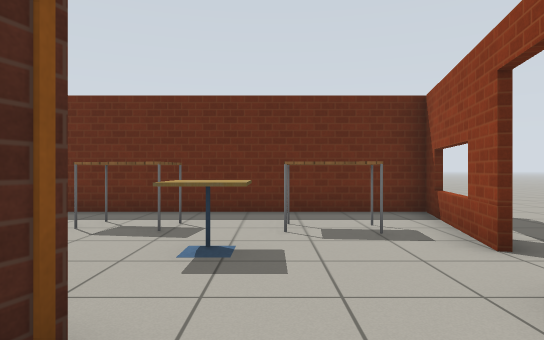
[1] (above)

20 first-person views from a walk through a world built for the Gazebo simulator. The camera is 0.9 m above the floor, looks level and sees 75° across. The lines on the ground mark 1 m squares. The floor is counted in squares, 1 m on a side. Each view is taken from the middle of a square. On the plan, view 1 faces up. The plan holds only what a view shows up to about 12 squares ahead; the rest is blank. The robots in the file are not drawn. Simple patterns stand in for the simulator's built-in surfaces. Some surface patterns are stand-ins.

[2]
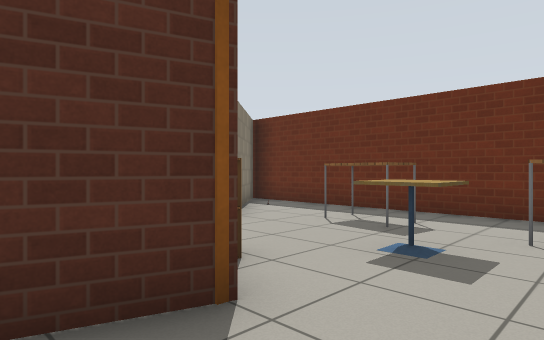

[3]
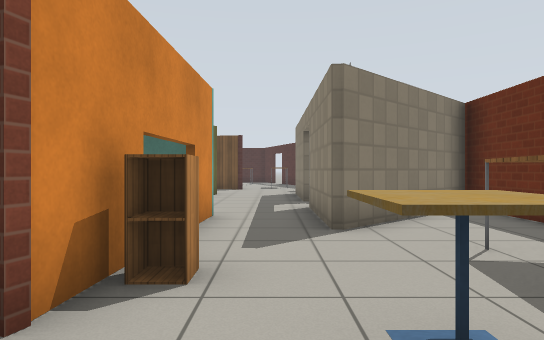

[4]
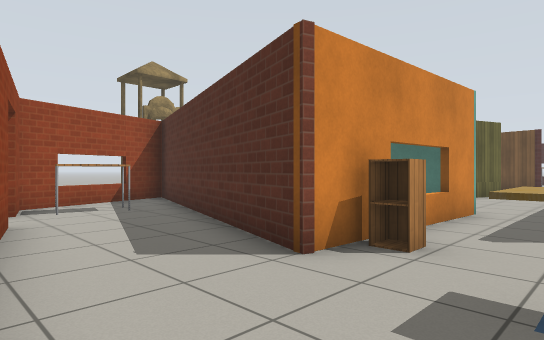

[5]
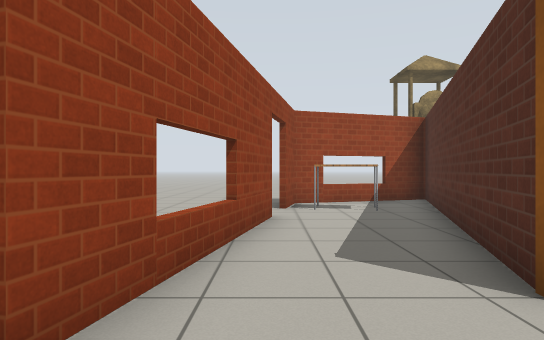

[6]
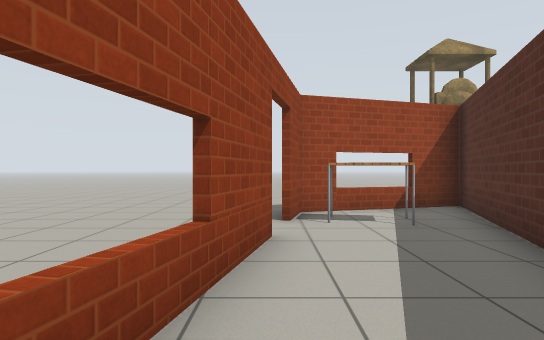

[7]
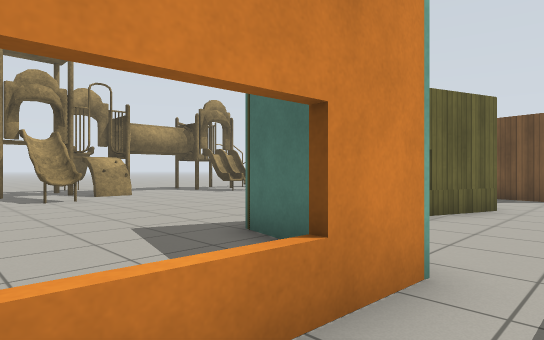

[8]
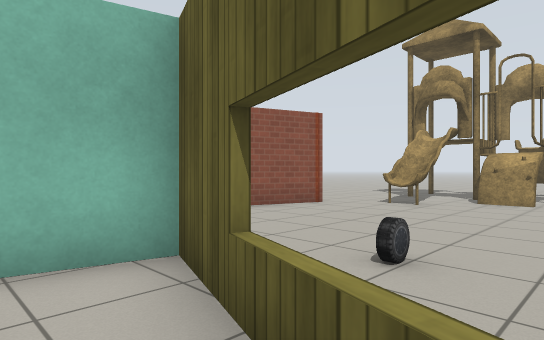

[9]
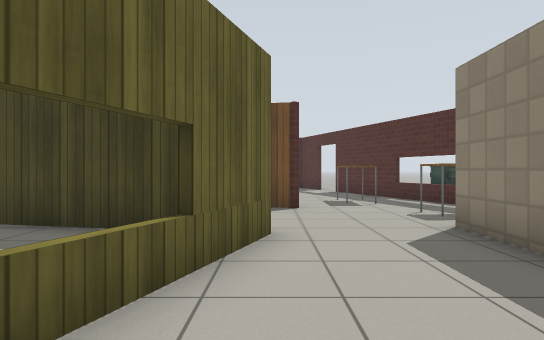

[10]
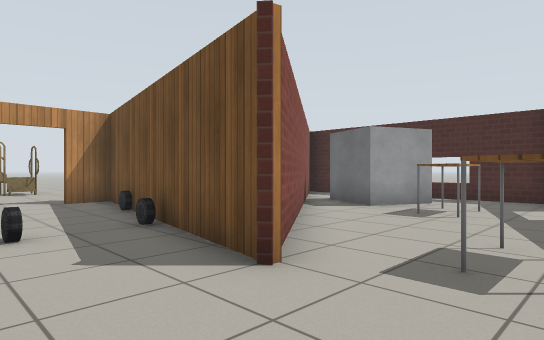

[11]
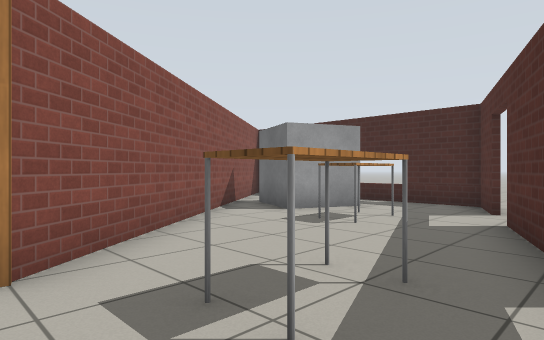

[12]
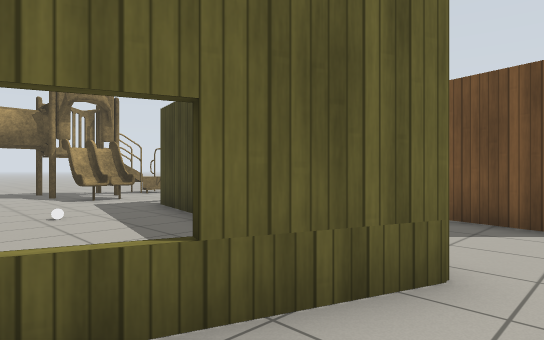

[13]
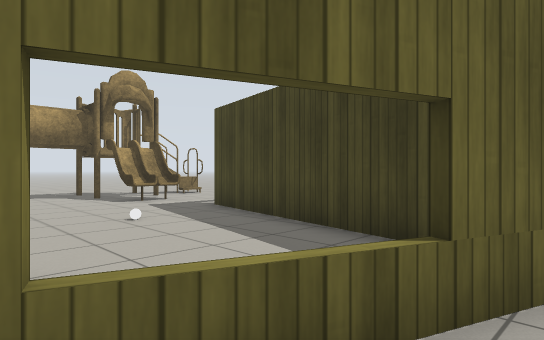

[14]
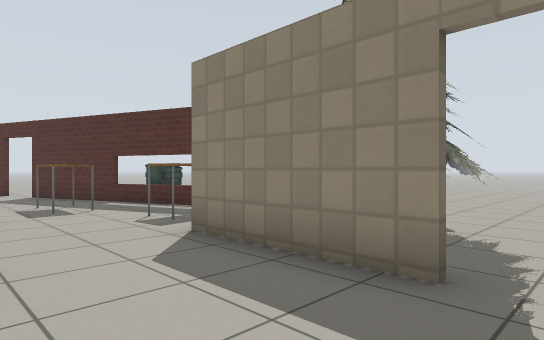

[15]
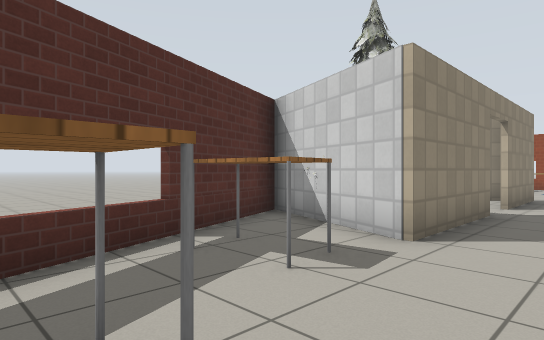

[16]
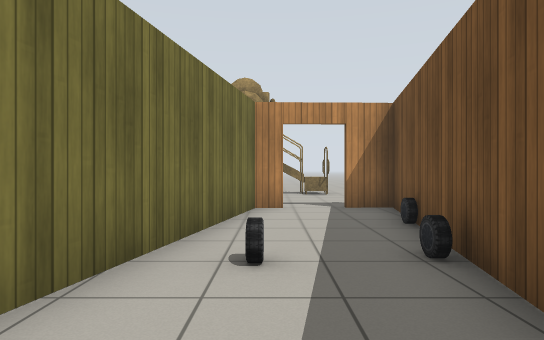

[17]
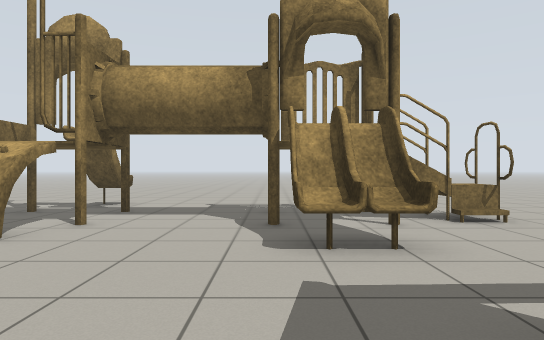

[18]
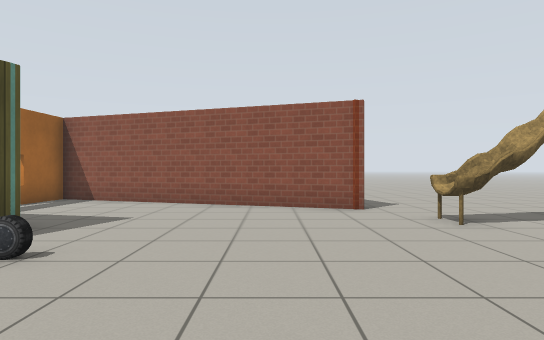

[19]
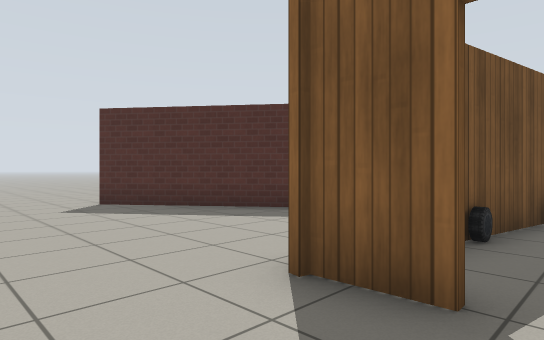

[20]
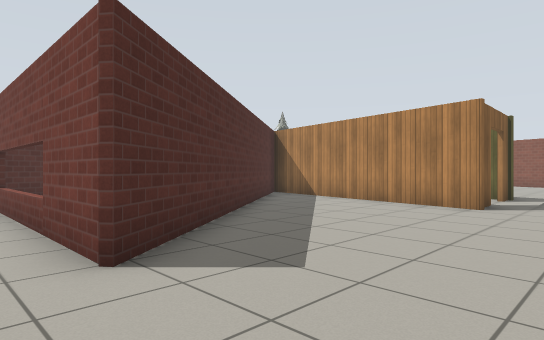

### Floor plan
Key: @ floor where view 1 was taken; # wall or solid block; x gap in a wall; . floor; D open door; = window, fence, low wall or low ledge; T table; C cafe table; A cabinet; P playground; R car; I pine tree; O other object.
Columns run from 26 left of view 1 to 5 right of it. Each row starts with its distance up from view 1.
 11                ...
 10                ...
  9                ...
  8                 .. ###########
  7             ###I . #.........#
  6          ==#T.#III ##..TT..T.=.
  5        #=x..T.IIII..##..T.TT.#.
  4     D## TT..T.###DD###...CC..#
  3  ##D....TT..................D.
  2  #...T..............##==A...#
  1  #...T....#.........#... #..#
  0  =.OO...###...###=#.#...##@.=
 -1  =   O.##.#.R.#...###...#..##..
 -2  =  O###..R..##...R.....#..# ..
 -3  =  ##....#..#.........##..D ...
 -4  # ##....#R..#.........# TTD....
 -5 .###.....#...#.O.......#.TT# ...
 -6 .........#.D.#.........#==#. ...
 -7 .........##D##.........#   . ...
 -8  ...................P....... ...
 -9 . ...  .....PPP.....P.......  ..
-10           ..PPP...PPP......   ..
-11          .PPPPP..PPPPP.....
-12          .PPPPPPPPPPP  ....
-13         ...  .....P..   ...
-14        ....  .....P...
-15       ....   .........
-16       ..     .........

Where each view was taken, in squares from view 1:
view 1: 0 up, 0 right, facing up
view 2: 0 up, 1 right, facing up-left
view 3: 3 up, 1 right, facing left
view 4: 4 up, 2 right, facing down-left
view 5: 4 up, 1 right, facing down
view 6: 2 up, 1 right, facing down
view 7: 3 up, 3 left, facing down-left
view 8: 1 up, 10 left, facing down-right
view 9: 1 up, 7 left, facing left
view 10: 4 up, 13 left, facing down-left
view 11: 5 up, 15 left, facing down-left
view 12: 2 up, 9 left, facing down-left
view 13: 1 up, 8 left, facing down-left
view 14: 1 up, 8 left, facing up-left
view 15: 2 up, 17 left, facing up-right
view 16: 2 up, 14 left, facing down
view 17: 5 down, 12 left, facing down
view 18: 5 down, 12 left, facing right
view 19: 9 down, 15 left, facing up-left
view 20: 9 down, 26 left, facing up-right
